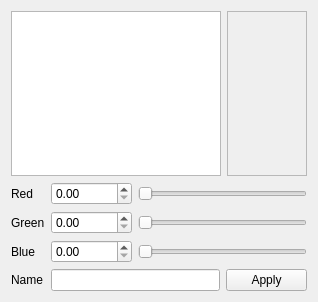
<?xml version="1.0" encoding="UTF-8"?>
<ui version="4.0">
 <class>Form</class>
 <widget class="QWidget" name="Form">
  <property name="geometry">
   <rect>
    <x>0</x>
    <y>0</y>
    <width>318</width>
    <height>302</height>
   </rect>
  </property>
  <property name="windowTitle">
   <string>Colors</string>
  </property>
  <layout class="QGridLayout" name="gridLayout_2">
   <item row="0" column="0">
    <widget class="QListWidget" name="list_colors"/>
   </item>
   <item row="0" column="1">
    <widget class="QFrame" name="frame_color">
     <property name="sizePolicy">
      <sizepolicy hsizetype="Fixed" vsizetype="Preferred">
       <horstretch>0</horstretch>
       <verstretch>0</verstretch>
      </sizepolicy>
     </property>
     <property name="minimumSize">
      <size>
       <width>80</width>
       <height>80</height>
      </size>
     </property>
     <property name="frameShape">
      <enum>QFrame::StyledPanel</enum>
     </property>
     <property name="frameShadow">
      <enum>QFrame::Raised</enum>
     </property>
    </widget>
   </item>
   <item row="1" column="0" colspan="2">
    <layout class="QGridLayout" name="gridLayout">
     <item row="1" column="2" colspan="2">
      <widget class="QSlider" name="slider_G">
       <property name="sizePolicy">
        <sizepolicy hsizetype="Expanding" vsizetype="Fixed">
         <horstretch>1</horstretch>
         <verstretch>0</verstretch>
        </sizepolicy>
       </property>
       <property name="maximum">
        <number>100</number>
       </property>
       <property name="orientation">
        <enum>Qt::Horizontal</enum>
       </property>
      </widget>
     </item>
     <item row="1" column="1">
      <widget class="QDoubleSpinBox" name="input_G">
       <property name="maximum">
        <double>1.000000000000000</double>
       </property>
       <property name="singleStep">
        <double>0.010000000000000</double>
       </property>
      </widget>
     </item>
     <item row="3" column="1" colspan="2">
      <widget class="QLineEdit" name="input_name">
       <property name="sizePolicy">
        <sizepolicy hsizetype="Expanding" vsizetype="Fixed">
         <horstretch>1</horstretch>
         <verstretch>0</verstretch>
        </sizepolicy>
       </property>
      </widget>
     </item>
     <item row="3" column="0">
      <widget class="QLabel" name="label_4">
       <property name="text">
        <string>Name</string>
       </property>
      </widget>
     </item>
     <item row="0" column="1">
      <widget class="QDoubleSpinBox" name="input_R">
       <property name="maximum">
        <double>1.000000000000000</double>
       </property>
       <property name="singleStep">
        <double>0.010000000000000</double>
       </property>
      </widget>
     </item>
     <item row="2" column="1">
      <widget class="QDoubleSpinBox" name="input_B">
       <property name="maximum">
        <double>1.000000000000000</double>
       </property>
       <property name="singleStep">
        <double>0.010000000000000</double>
       </property>
      </widget>
     </item>
     <item row="1" column="0">
      <widget class="QLabel" name="label_2">
       <property name="text">
        <string>Green</string>
       </property>
      </widget>
     </item>
     <item row="2" column="0">
      <widget class="QLabel" name="label_3">
       <property name="text">
        <string>Blue</string>
       </property>
      </widget>
     </item>
     <item row="2" column="2" colspan="2">
      <widget class="QSlider" name="slider_B">
       <property name="sizePolicy">
        <sizepolicy hsizetype="Expanding" vsizetype="Fixed">
         <horstretch>1</horstretch>
         <verstretch>0</verstretch>
        </sizepolicy>
       </property>
       <property name="maximum">
        <number>100</number>
       </property>
       <property name="orientation">
        <enum>Qt::Horizontal</enum>
       </property>
      </widget>
     </item>
     <item row="0" column="0">
      <widget class="QLabel" name="label">
       <property name="text">
        <string>Red</string>
       </property>
      </widget>
     </item>
     <item row="3" column="3">
      <widget class="QPushButton" name="button_apply">
       <property name="text">
        <string>Apply</string>
       </property>
      </widget>
     </item>
     <item row="0" column="2" colspan="2">
      <widget class="QSlider" name="slider_R">
       <property name="sizePolicy">
        <sizepolicy hsizetype="Expanding" vsizetype="Fixed">
         <horstretch>1</horstretch>
         <verstretch>0</verstretch>
        </sizepolicy>
       </property>
       <property name="maximum">
        <number>100</number>
       </property>
       <property name="singleStep">
        <number>1</number>
       </property>
       <property name="orientation">
        <enum>Qt::Horizontal</enum>
       </property>
      </widget>
     </item>
    </layout>
   </item>
  </layout>
 </widget>
 <resources/>
 <connections/>
</ui>
